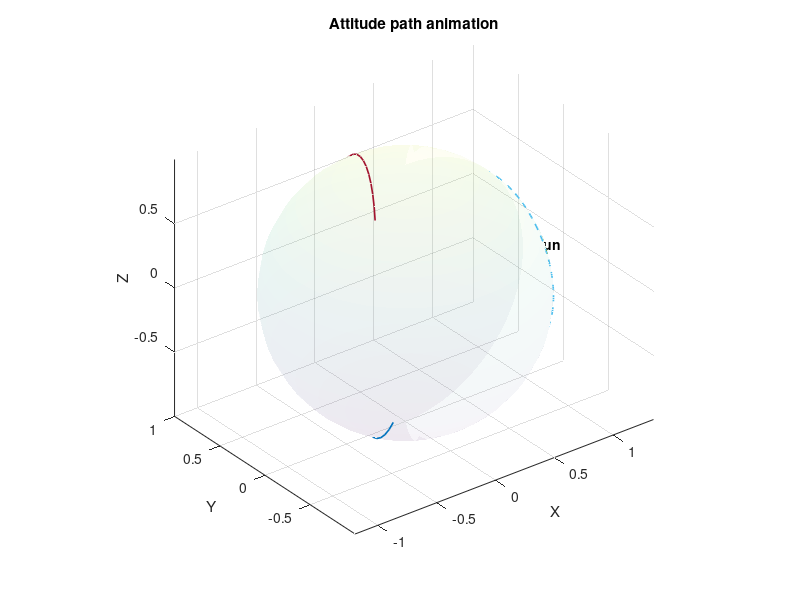

MATLAB code for this plot: (Note: this script raises an error after producing the figure.)
function result = so3_reorient_rrt()
% SO(3) satellite reorientation planner with a Sun keep-out constraint.
% - Attitude represented as unit quaternion q = [qw qx qy qz] (scalar first).
% - Sensitive body axis a_sens_body (unit 3x1) must avoid Sun direction s_inertial (unit 3x1)
%   by at least alpha (radians).
% - Uses RRT in quaternion space with geodesic metric and SLERP edge checking.

%% -------------------- User inputs (example) --------------------
% Start and goal attitudes (unit quaternions, scalar first)
% Sun direction in inertial frame (unit vector)
sInertial = [1; 0; 0]; sInertial = sInertial / norm(sInertial);

% Sensitive body axis (unit vector, in body frame)
a1 = [0;0;1];   % payload boresight
a2 = [1;0;0];   % e.g., star tracker axis
ASensBody = [a1/norm(a1), a2/norm(a2)];   % 3x2

alpha = deg2rad([25, 40]);  % 1x2


% Initial condition
qStart = randUnitQuat(); % Random quaternion
if ~isQuatFeasible(qStart, sInertial, ASensBody, alpha)
    qStart = randUnitQuat();
end

% Final condition
qGoal = randUnitQuat(); % Random quaternion
if ~isQuatFeasible(qGoal, sInertial, ASensBody, alpha)
    qGoal = randUnitQuat();
end

% qStart = quatNormalize(axang2quat([0 1 0 pi/3]));              % identity
% qGoal  = quatNormalize(axang2quat([0 1 0 pi/3+pi/2])); % rotate +90deg about y

qStart = quatNormalize(qStart);
qGoal = quatNormalize(qGoal);

% RRT parameters
params.maxIters       = 4000;
params.goalBias       = 0.15;     % probability of sampling goal
params.stepAngle      = deg2rad(8);% max geodesic step per RRT extension
params.edgeCheckStep  = deg2rad(2);% discretization along each edge for collision checking
params.goalTol        = deg2rad(3);% success if within this geodesic angle to goal

rng(1); % repeatable

%% -------------------- Plan --------------------
[result.success, pathQ, info] = rrtSO3(qStart, qGoal, sInertial, ASensBody, alpha, params);

result.info = info;
result.pathQ = pathQ;

if result.success
    fprintf("SUCCESS. Nodes=%d, Iters=%d, PathLen=%d\n", info.numNodes, info.iters, size(pathQ,1));
    % Optional: visualize angle-to-sun constraint along path
    % plotConstraintAlongPath(pathQ, sInertial, ASensBody, alpha);
    animatePath(pathQ, sInertial, ASensBody, alpha, ...
    "fps", 30, "speed", 0.5, "loops", 2, "pingpong", true);
else
    fprintf("FAILED. Nodes=%d, Iters=%d\n", info.numNodes, info.iters);
end

end

%% ========================================================================
function [success, pathQ, info] = rrtSO3(qStart, qGoal, sInertial, aSensBody, alpha, params)
disp(qStart)
% Validate start/goal are feasible
if ~isQuatFeasible(qStart, sInertial, aSensBody, alpha)
    error("Start attitude violates Sun keep-out constraint.");
end
if ~isQuatFeasible(qGoal, sInertial, aSensBody, alpha)
    error("Goal attitude violates Sun keep-out constraint.");
end

% Tree storage
Q   = zeros(params.maxIters+1, 4);   % node quaternions
par = zeros(params.maxIters+1, 1);   % parent indices
Q(1,:) = qStart;
par(1) = 0;
nNodes = 1;

success = false;
goalIdx = -1;

for it = 1:params.maxIters
    % Sample
    if rand < params.goalBias
        qRand = qGoal;
    else
        qRand = randUnitQuat();
    end

    % Nearest neighbor in geodesic angle
    idxNear = nearestQuat(Q(1:nNodes,:), qRand);
    qNear = Q(idxNear,:);

    % Steer: take a bounded geodesic step toward qRand
    qNew = steerQuat(qNear, qRand, params.stepAngle);

    % Feasibility checks: node + edge
    if ~isQuatFeasible(qNew, sInertial, aSensBody, alpha)
        continue;
    end
    if ~edgeFeasible(qNear, qNew, sInertial, aSensBody, alpha, params.edgeCheckStep)
        continue;
    end

    % Add node
    nNodes = nNodes + 1;
    Q(nNodes,:) = qNew;
    par(nNodes) = idxNear;

    % Check goal
    if quatGeoAngle(qNew, qGoal) <= params.goalTol
        % Also require connecting edge to goal feasible
        if edgeFeasible(qNew, qGoal, sInertial, aSensBody, alpha, params.edgeCheckStep)
            nNodes = nNodes + 1;
            Q(nNodes,:) = qGoal;
            par(nNodes) = nNodes-1;
            goalIdx = nNodes;
            success = true;
            info.iters = it;
            break;
        end
    end
end

info.numNodes = nNodes;
if ~isfield(info,'iters'); info.iters = params.maxIters; end

if ~success
    pathQ = zeros(0,4);
    return;
end

% Reconstruct path
idx = goalIdx;
pathIdx = idx;
while par(idx) ~= 0
    idx = par(idx);
    pathIdx(end+1) = idx; %#ok<AGROW>
end
pathIdx = fliplr(pathIdx);

pathQ = Q(pathIdx,:);

% Optional: shortcut smoothing (simple)
pathQ = shortcutPath(pathQ, sInertial, aSensBody, alpha, params.edgeCheckStep, 120);

end

%% ========================================================================
% ------------------------ Core geometry utilities ------------------------

function q = quatNormalize(q)
q = q(:).';
q = q / norm(q);
% Canonicalize sign (optional): keep qw >= 0 for consistency
if q(1) < 0, q = -q; end
end

function q = randUnitQuat()
% Uniform random unit quaternion (Shoemake method)
u1 = rand; u2 = rand; u3 = rand;
q = [ ...
    sqrt(1-u1)*sin(2*pi*u2), ...
    sqrt(1-u1)*cos(2*pi*u2), ...
    sqrt(u1)*sin(2*pi*u3), ...
    sqrt(u1)*cos(2*pi*u3)];
% This gives [qx qy qz qw]; convert to [qw qx qy qz]
q = [q(4) q(1) q(2) q(3)];
q = quatNormalize(q);
end

function ang = quatGeoAngle(q1, q2)
% Geodesic angle on SO(3): theta in [0, pi]
q1 = quatNormalize(q1); q2 = quatNormalize(q2);
d = abs(dot(q1,q2));           % account for double cover
d = min(1, max(-1, d));
ang = 2 * acos(d);
end

function idx = nearestQuat(Q, qTarget)
% Find nearest neighbor in geodesic angle
dots = abs(Q*qTarget(:));      % Nx1
dots = min(1, max(-1, dots));
angs = 2*acos(dots);
[~, idx] = min(angs);
end

function qNew = steerQuat(qFrom, qToward, maxStep)
% Move from qFrom toward qToward by at most maxStep along the geodesic (SLERP)
theta = quatGeoAngle(qFrom, qToward);
if theta < 1e-12
    qNew = quatNormalize(qToward);
    return;
end
t = min(1, maxStep/theta);
qNew = slerp(qFrom, qToward, t);
end

function q = slerp(q1, q2, t)
% Spherical linear interpolation between unit quaternions
q1 = quatNormalize(q1); q2 = quatNormalize(q2);

% Shortest path handling
if dot(q1,q2) < 0
    q2 = -q2;
end
dot12 = dot(q1,q2);
dot12 = min(1, max(-1, dot12));

if dot12 > 0.9995
    % Nearly identical: linear interpolate then renormalize
    q = quatNormalize((1-t)*q1 + t*q2);
    return;
end

omega = acos(dot12);
sinom = sin(omega);
q = (sin((1-t)*omega)/sinom)*q1 + (sin(t*omega)/sinom)*q2;
q = quatNormalize(q);
end

function R = quat2rotm_scalarFirst(q)
% Convert quaternion [qw qx qy qz] to rotation matrix
q = quatNormalize(q);
qw=q(1); qx=q(2); qy=q(3); qz=q(4);

R = [ ...
    1-2*(qy^2+qz^2),   2*(qx*qy-qz*qw), 2*(qx*qz+qy*qw);
    2*(qx*qy+qz*qw),   1-2*(qx^2+qz^2), 2*(qy*qz-qx*qw);
    2*(qx*qz-qy*qw),   2*(qy*qz+qx*qw), 1-2*(qx^2+qy^2)];
end

%% ========================================================================
% ------------------------ Constraint checking ----------------------------

function ok = isQuatFeasible(q, sInertial, ASensBody, alpha)
% ASensBody: 3xK body axes (columns), each unit
% alpha: scalar or 1xK keep-out half-angles (radians)

R = quat2rotm_scalarFirst(q);           % body->inertial
Ain = R * ASensBody;                    % 3xK axes in inertial

s = sInertial(:) / norm(sInertial);
c = sum(Ain .* s, 1);                   % 1xK dot products
c = min(1, max(-1, c));
ang = acos(c);                          % 1xK angles

if isscalar(alpha)
    ok = all(ang >= alpha);
else
    alpha = alpha(:).';                 % force 1xK
    ok = all(ang >= alpha);
end
end


function ok = edgeFeasible(q1, q2, sInertial, ASensBody, alpha, stepAng)
% Sample along SLERP and ensure all intermediate attitudes feasible
theta = quatGeoAngle(q1, q2);
if theta < 1e-12
    ok = isQuatFeasible(q1, sInertial, ASensBody, alpha);
    return;
end
n = max(2, ceil(theta/stepAng)+1);
for k = 0:(n-1)
    t = k/(n-1);
    qk = slerp(q1, q2, t);
    if ~isQuatFeasible(qk, sInertial, ASensBody, alpha)
        ok = false;
        return;
    end
end
ok = true;
end

%% ========================================================================
% ------------------------ Path post-processing ---------------------------

function pathQ = shortcutPath(pathQ, sInertial, aSensBody, alpha, edgeCheckStep, nTrials)
% Simple random shortcutting: try to connect two random waypoints directly.
if size(pathQ,1) < 3
    return;
end
m = size(pathQ,1);
for t = 1:nTrials
    i = randi([1, m-1]);
    j = randi([i+1, m]);
    if j <= i+1, continue; end
    if edgeFeasible(pathQ(i,:), pathQ(j,:), sInertial, aSensBody, alpha, edgeCheckStep)
        % Replace segment i..j with direct connection
        pathQ = [pathQ(1:i,:); pathQ(j:end,:)];
        m = size(pathQ,1);
        if m < 3, break; end
    end
end
end

%% ========================================================================
% ------------------------ Visualization helper ---------------------------

function plotConstraintAlongPath(pathQ, sInertial, aSensBody, alpha)
angles = zeros(size(pathQ,1),1);
for i = 1:size(pathQ,1)
    R = quat2rotm_scalarFirst(pathQ(i,:));
    aIn = R*aSensBody;
    c = dot(aIn, sInertial); c = min(1,max(-1,c));
    angles(i) = acos(c);
end

figure; plot(rad2deg(angles), 'LineWidth', 1.5);
yline(rad2deg(alpha), '--', 'LineWidth', 1.2);
xlabel('Waypoint index'); ylabel('Angle(sensitive axis, Sun) [deg]');
title('Keep-out constraint along planned path');
grid on;
end

%% ========================================================================
% ------------------------ Axis-angle to quaternion -----------------------

function q = axang2quat(axang)
% axang = [ax ay az angle], axis need not be unit
ax = axang(1:3); th = axang(4);
ax = ax(:); ax = ax / norm(ax);
qw = cos(th/2);
qv = ax*sin(th/2);
q = quatNormalize([qw qv(:).']);
end

function animatePath(pathQ, sInertial, ASensBody, alpha, varargin)
% animatePath  Animate planned SO(3) attitude path with Sun keep-out cones.
%
% Inputs:
%   pathQ      : Mx4 unit quaternions [qw qx qy qz] (scalar-first), waypoint path
%   sInertial  : 3x1 Sun direction in inertial frame (unit or non-unit)
%   ASensBody  : 3xK (or Kx3) sensitive body axes (each column is an axis)
%   alpha      : keep-out half-angle in radians (scalar or 1xK)
%
% Options (name/value):
%   "fps"              (default 30)
%   "speed"            (default 1.0)  % 1=normal, 0.5=half speed, 2=double
%   "samplesPerSegment"(default 25)   % interpolation frames per waypoint segment
%   "showTriad"        (default true)
%   "loops"            (default 1)
%   "pingpong"         (default false) % if true, plays forward then backward
%   "saveGif"          (default false)
%   "gifFile"          (default "attitude_path.gif")
%   "sphereResolution" (default 30)
%
% Dependencies:
%   - quat2rotm_scalarFirst(q)  must return a 3x3 rotation matrix
%   - slerp(q1,q2,t)            quaternion slerp (unit quats, scalar-first)
%
% Convention assumed (important):
%   quat2rotm_scalarFirst(q) returns R such that v_inertial = R * v_body.

% -------------------- Parse options --------------------
p = inputParser;
addParameter(p, "fps", 30);
addParameter(p, "speed", 1.0);
addParameter(p, "samplesPerSegment", 25);
addParameter(p, "showTriad", true);
addParameter(p, "loops", 1);
addParameter(p, "pingpong", false);
addParameter(p, "saveGif", false);
addParameter(p, "gifFile", "attitude_path.gif");
addParameter(p, "sphereResolution", 30);
parse(p, varargin{:});
opt = p.Results;

if isempty(pathQ) || size(pathQ,2) ~= 4
    error("pathQ must be Mx4 quaternions.");
end

% -------------------- Normalize/shape inputs --------------------
sInertial = sInertial(:);
if numel(sInertial) ~= 3, error("sInertial must be 3x1."); end
sInertial = sInertial / norm(sInertial);

ASensBody = ap_ensure3xK(ASensBody);          % 3xK
% normalize each axis column
ASensBody = ASensBody ./ vecnorm(ASensBody);

K = size(ASensBody,2);

% alpha: scalar or 1xK
if isscalar(alpha)
    alphaVec = alpha * ones(1,K);
else
    alphaVec = alpha(:).';
    if numel(alphaVec) ~= K
        error("alpha must be scalar or have one value per sensitive axis (1xK).");
    end
end

% -------------------- Build dense path (SLERP samples) --------------------
[qDense, ~] = ap_densifyQuatPath(pathQ, opt.samplesPerSegment);
N = size(qDense,1);

% Precompute inertial vectors for animation
aSensIn = zeros(N,3,K);     % sensitive axes in inertial
xIn = zeros(N,3); yIn = zeros(N,3); zIn = zeros(N,3);

for i = 1:N
    R = quat2rotm_scalarFirst(qDense(i,:));   % 3x3, body->inertial
    Ain = R * ASensBody;                     % 3xK
    for j = 1:K
        aSensIn(i,:,j) = Ain(:,j).';
    end

    if opt.showTriad
        xIn(i,:) = (R*[1;0;0]).';
        yIn(i,:) = (R*[0;1;0]).';
        zIn(i,:) = (R*[0;0;1]).';
    end
end

% -------------------- Figure setup --------------------
fig = figure('Color','w');
ax = axes(fig); hold(ax,'on'); axis(ax,'equal');
grid(ax,'on'); view(ax,3);
xlabel(ax,'X'); ylabel(ax,'Y'); zlabel(ax,'Z');
title(ax,'Attitude path animation');

% Unit sphere (faint)
res = opt.sphereResolution;
[sx,sy,sz] = sphere(res);
surf(ax, sx, sy, sz, 'FaceAlpha', 0.05, 'EdgeAlpha', 0.05);

% Sun arrow
quiver3(ax, 0,0,0, sInertial(1), sInertial(2), sInertial(3), ...
    1.15, 'LineWidth', 2, 'MaxHeadSize', 0.3);
text(ax, 1.1*sInertial(1), 1.1*sInertial(2), 1.1*sInertial(3), ...
    'Sun', 'FontWeight','bold');

% Keep-out cone boundaries (draw one per distinct alpha)
alphasUnique = unique(alphaVec);
for a = alphasUnique
    ap_plotKeepOutCone(ax, sInertial, a);
end

% Plot trajectories for each sensitive axis tip
for j = 1:K
    plot3(ax, aSensIn(:,1,j), aSensIn(:,2,j), aSensIn(:,3,j), 'LineWidth', 1.2);
end

% Create animated arrows/tips for each sensitive axis
hAxis = gobjects(K,1);
hTip  = gobjects(K,1);
for j = 1:K
    hAxis(j) = quiver3(ax, 0,0,0, aSensIn(1,1,j), aSensIn(1,2,j), aSensIn(1,3,j), ...
        1.0, 'LineWidth', 2, 'MaxHeadSize', 0.25);
    hTip(j) = plot3(ax, aSensIn(1,1,j), aSensIn(1,2,j), aSensIn(1,3,j), ...
        'o', 'MarkerSize', 6, 'LineWidth', 1.5);
    text(ax, 1.05*aSensIn(1,1,j), 1.05*aSensIn(1,2,j), 1.05*aSensIn(1,3,j), ...
        sprintf('axis %d', j), 'FontSize', 9);
end

% Optional triad arrows
if opt.showTriad
    hX = quiver3(ax,0,0,0, xIn(1,1),xIn(1,2),xIn(1,3), 0.9, 'LineWidth', 1.5);
    hY = quiver3(ax,0,0,0, yIn(1,1),yIn(1,2),yIn(1,3), 0.9, 'LineWidth', 1.5);
    hZ = quiver3(ax,0,0,0, zIn(1,1),zIn(1,2),zIn(1,3), 0.9, 'LineWidth', 1.5);
end

% Limits
lim = 1.3;
xlim(ax,[-lim lim]); ylim(ax,[-lim lim]); zlim(ax,[-lim lim]);

% -------------------- Playback indices --------------------
idxForward = 1:N;
if opt.pingpong && N >= 2
    idxForward = [1:N, (N-1):-1:2];
end

% Timing
dt = (1/opt.fps) / max(opt.speed, 1e-6);

% GIF prep
if opt.saveGif
    gifFile = opt.gifFile;
    if exist(gifFile, 'file')
        delete(gifFile);
    end
end

% -------------------- Animate --------------------
for rep = 1:max(1,opt.loops)
    for ii = idxForward
        % Update all sensitive axis arrows/tips
        angs = zeros(1,K);
        margins = zeros(1,K);

        for j = 1:K
            hAxis(j).UData = aSensIn(ii,1,j);
            hAxis(j).VData = aSensIn(ii,2,j);
            hAxis(j).WData = aSensIn(ii,3,j);

            hTip(j).XData = aSensIn(ii,1,j);
            hTip(j).YData = aSensIn(ii,2,j);
            hTip(j).ZData = aSensIn(ii,3,j);

            c = aSensIn(ii,:,j) * sInertial;   % (1x3)*(3x1)->scalar
            c = max(-1, min(1, c));
            angs(j) = acos(c);
            margins(j) = angs(j) - alphaVec(j);
        end

        % Update triad
        if opt.showTriad
            hX.UData = xIn(ii,1); hX.VData = xIn(ii,2); hX.WData = xIn(ii,3);
            hY.UData = yIn(ii,1); hY.VData = yIn(ii,2); hY.WData = yIn(ii,3);
            hZ.UData = zIn(ii,1); hZ.VData = zIn(ii,2); hZ.WData = zIn(ii,3);
        end

        % Title: show the tightest constraint
        [minMargin, jStar] = min(margins);
        title(ax, sprintf('min(angle-keepout)=%.2f deg (axis %d), angle=%.1f deg, keepout=%.1f deg', ...
            rad2deg(minMargin), jStar, rad2deg(angs(jStar)), rad2deg(alphaVec(jStar))));

        drawnow;

        if opt.saveGif
            frame = getframe(fig);
            [im, cm] = rgb2ind(frame2im(frame), 256);
            if rep == 1 && ii == idxForward(1)
                imwrite(im, cm, gifFile, 'gif', 'LoopCount', inf, 'DelayTime', dt);
            else
                imwrite(im, cm, gifFile, 'gif', 'WriteMode', 'append', 'DelayTime', dt);
            end
        else
            pause(dt);
        end
    end
end

end

% ========================================================================
% Helpers (prefixed to avoid naming collisions)
% ========================================================================

function A = ap_ensure3xK(A)
% Accept 3xK or Kx3; return 3xK.
if isempty(A)
    error("ASensBody cannot be empty.");
end
if size(A,1) == 3
    return;
elseif size(A,2) == 3
    A = A.';
else
    error("ASensBody must be 3xK (axes as columns) or Kx3.");
end
end

function [qDense, segId] = ap_densifyQuatPath(pathQ, samplesPerSegment)
% SLERP-interpolate each consecutive waypoint pair with fixed samples.
M = size(pathQ,1);
if M < 2
    qDense = pathQ;
    segId = 1;
    return;
end

qDense = zeros((M-1)*samplesPerSegment + 1, 4);
segId  = zeros((M-1)*samplesPerSegment + 1, 1);

row = 1;
qDense(row,:) = pathQ(1,:);
segId(row) = 1;

for i = 1:(M-1)
    q1 = pathQ(i,:);
    q2 = pathQ(i+1,:);
    ts = linspace(0,1,samplesPerSegment+1);
    ts = ts(2:end); % skip 0 (already included)
    for t = ts
        row = row + 1;
        qDense(row,:) = slerp(q1,q2,t);
        segId(row) = i;
    end
end

end

function ap_plotKeepOutCone(ax, s, alpha)
% Plot circle on the unit sphere at angular distance alpha from direction s.
s = s(:); s = s / norm(s);

% Orthonormal basis (u, v, s)
tmp = [1;0;0];
if abs(dot(tmp,s)) > 0.9
    tmp = [0;1;0];
end
u = tmp - dot(tmp,s)*s; u = u/norm(u);
v = cross(s,u);

phi = linspace(0,2*pi,250);
C = cos(alpha)*s + sin(alpha)*(u*cos(phi) + v*sin(phi));
plot3(ax, C(1,:), C(2,:), C(3,:), '--', 'LineWidth', 1.2);
end
